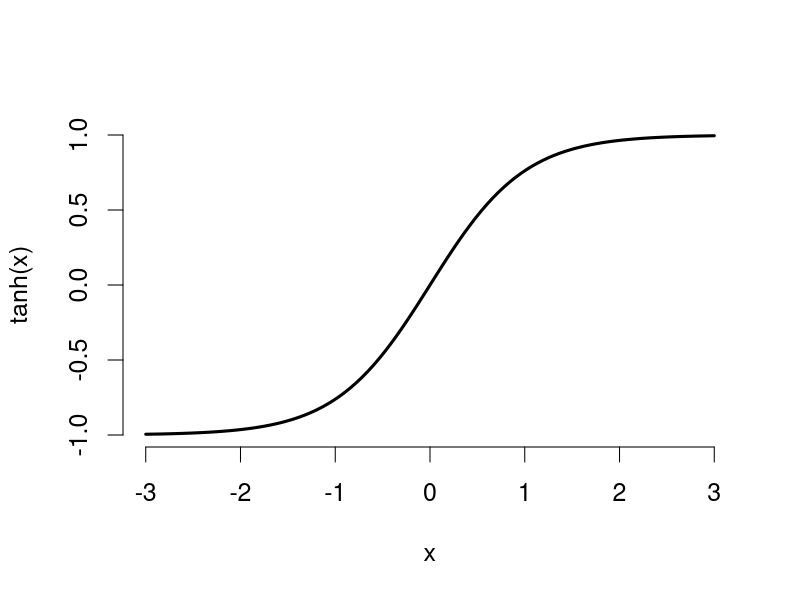
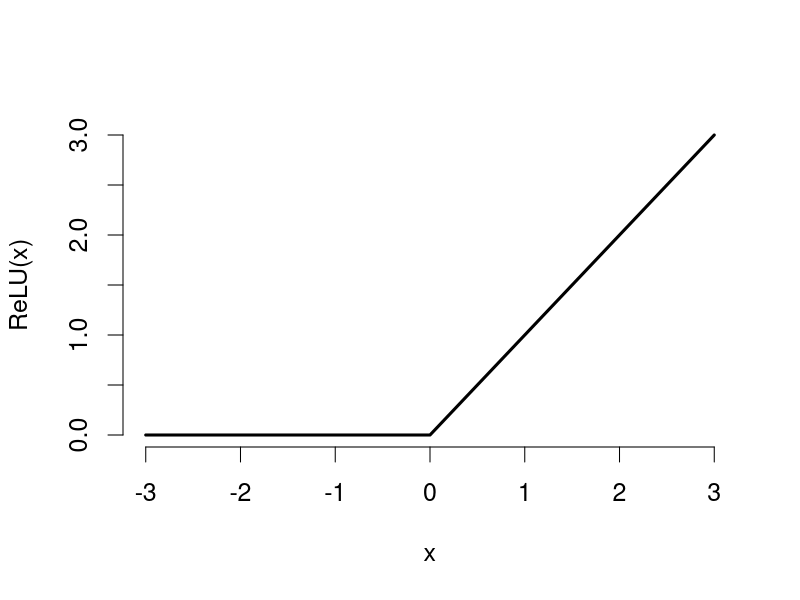
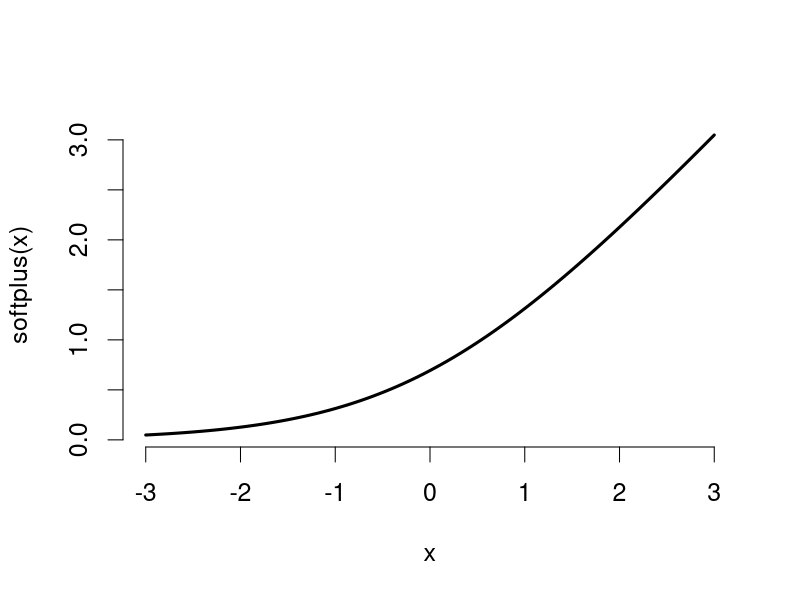
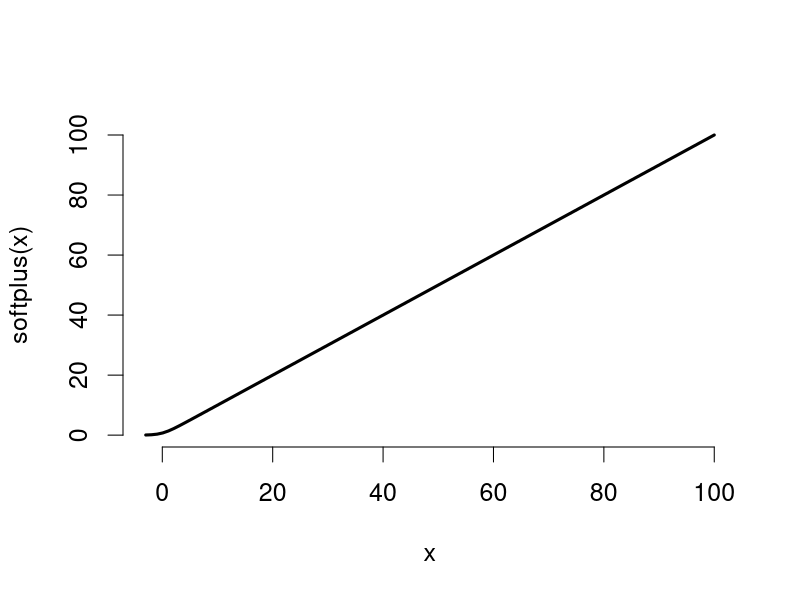
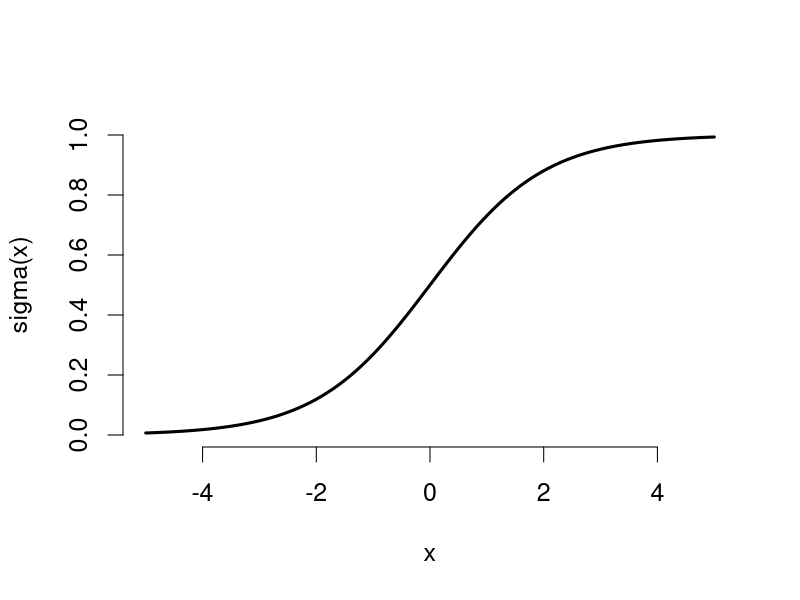

These charts were generated, in order, by the following R code:

plotFn <- function(fn, from=-3, to=3, ylim=NULL) {
  name <- deparse(substitute(fn))
  par(cex=1.5)
  curve(fn(x), from=from, to=to, bty="n", lwd=3, ylab=sprintf("%s(x)", name), ylim=ylim)
}

plotFn(tanh, ylim=c(-1, 1))

ReLU <- function(x) {
  ifelse(x <= 0, 0, x)
}

plotFn(ReLU)

softplus <- \(x) log(1 + exp(x))

plotFn(softplus, to=3)
plotFn(softplus, to=100)

sigma <- \(x) 1/(1 + exp(-x))

plotFn(sigma, from=-5, to=5, ylim=c(0, 1))
